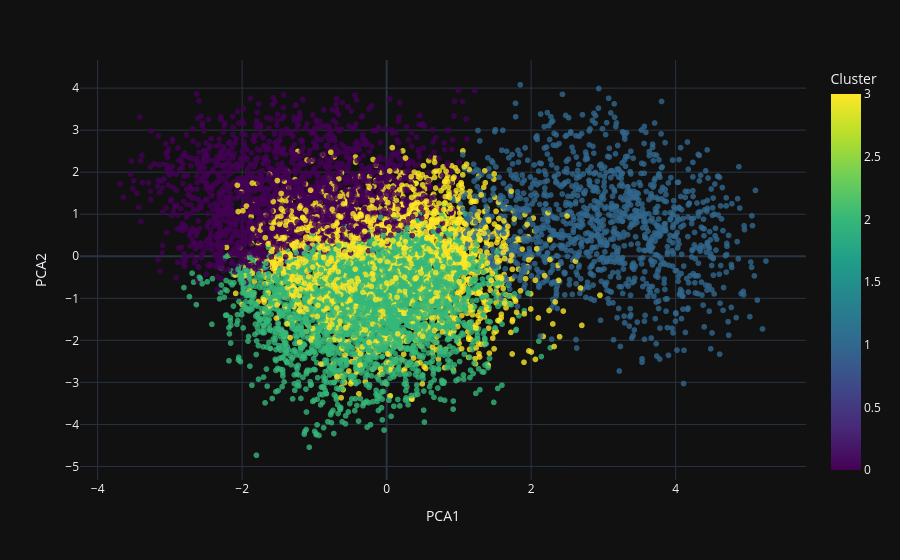

Notebook code for this chart:
### Markdown cell above
## Based on the elbow method and the silhouette method, the number of clusters was set to 3

### Code cell
from sklearn.decomposition import PCA

K = 4

km = KMeans(n_clusters=K, random_state=42, n_init=10)
df["Cluster"] = km.fit_predict(X_scaled)

pca = PCA(n_components=2)
coords = pca.fit_transform(X_scaled)
df["PCA1"] = coords[:, 0]
df["PCA2"] = coords[:, 1]

fig_clusters = px.scatter(
    df, x="PCA1", y="PCA2", color="Cluster",
    color_continuous_scale="Viridis",
    template="plotly_dark", opacity=0.8
)

fig_clusters.show()

### Figure 1 — Plotly figure (JSON) as saved in the notebook; plotly's stock layout.template omitted (floating-point values rounded to 4 significant figures; data arrays with more than 128 entries replaced by an {"elided": "..."} marker saying what was removed)
{"data": [{"hovertemplate": "PCA1=%{x}<br>PCA2=%{y}<br>Cluster=%{marker.color}<extra></extra>", "legendgroup": "", "marker": {"color": {"elided": "10127 int values"}, "coloraxis": "coloraxis", "opacity": 0.8, "symbol": "circle"}, "mode": "markers", "name": "", "showlegend": false, "type": "scattergl", "x": {"elided": "10127 float values"}, "xaxis": "x", "y": {"elided": "10127 float values"}, "yaxis": "y"}], "layout": {"coloraxis": {"colorbar": {"title": {"text": "Cluster"}}, "colorscale": [[0, "#440154"], [0.1111, "#482878"], [0.2222, "#3e4989"], [0.3333, "#31688e"], [0.4444, "#26828e"], [0.5556, "#1f9e89"], [0.6667, "#35b779"], [0.7778, "#6ece58"], [0.8889, "#b5de2b"], [1, "#fde725"]]}, "legend": {"tracegroupgap": 0}, "margin": {"t": 60}, "xaxis": {"anchor": "y", "domain": [0, 1], "title": {"text": "PCA1"}}, "yaxis": {"anchor": "x", "domain": [0, 1], "title": {"text": "PCA2"}}}}
